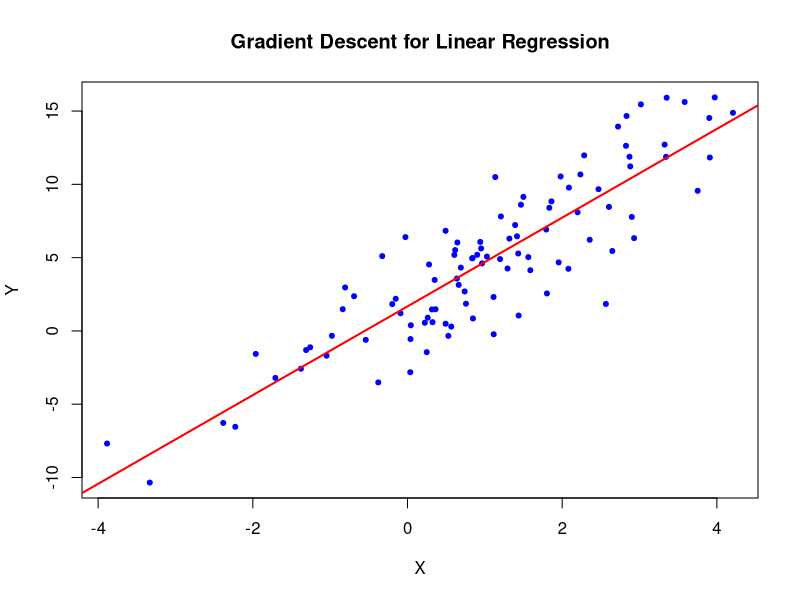
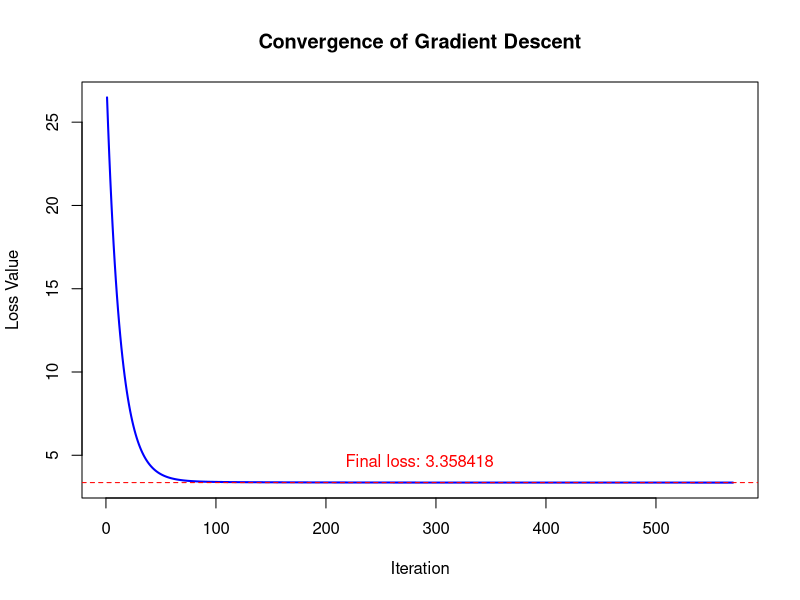
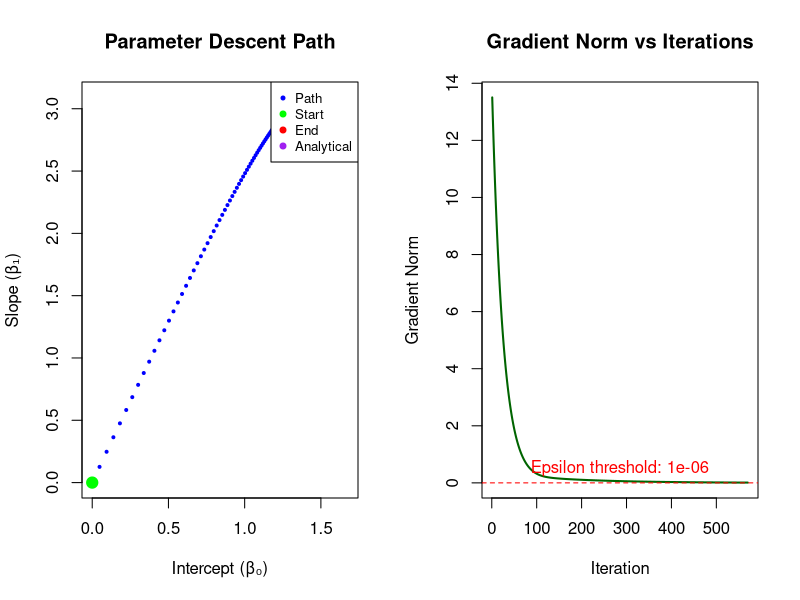

Generate these figures, in order, with R:
# Generate data
x <- rnorm(100, mean = 1, sd = 2^(1/2))
y <- rnorm(100, mean = 2+3*x, sd = 5^(1/2))
epsilon <- 1e-6

# Loss function as specified in the problem
f_0 <- function(beta, X, y, n) {
  1/(2*n) * sum((y - X %*% beta)^2)
}

# Gradient of the loss function
grad_f <- function(beta, X, y, n) {
  -1/n * t(X) %*% (y - X %*% beta)
}

# Gradient descent function
gradient_descent <- function(X, y, eta=0.01, epsilon=1e-6, max_iter=10000) {
  n <- length(y)
  
  # Initial point beta_0 = [0,0]
  beta <- matrix(c(0, 0), nrow=2)
  
  # Create design matrix X with intercept column
  X_mat <- cbind(1, X)
  
  # Track loss values
  loss_history <- c()
  
  # Track beta values (for visualization of descent path)
  beta_history <- matrix(0, nrow=max_iter, ncol=2)
  
  # Track gradient norms
  grad_norm_history <- c()
  
  for (i in 1:max_iter) {
    # Current loss
    current_loss <- f_0(beta, X_mat, y, n)
    loss_history <- c(loss_history, current_loss)
    
    # Store current beta
    beta_history[i,] <- t(beta)
    
    # Compute gradient
    gradient <- grad_f(beta, X_mat, y, n)
    
    # Compute gradient norm
    grad_norm <- sqrt(sum(gradient^2))
    grad_norm_history <- c(grad_norm_history, grad_norm)
    
    # Check convergence based on gradient norm
    if (grad_norm < epsilon) {
      cat("Converged after", i, "iterations (gradient norm < epsilon)\n")
      break
    }
    
    # Update beta
    beta_new <- beta - eta * gradient
    
    # Alternative convergence check based on loss difference
    if (i > 1) {
      if (abs(loss_history[i-1] - current_loss) < epsilon) {
        cat("Converged after", i, "iterations (loss difference < epsilon)\n")
        break
      }
    }
    
    beta <- beta_new
  }
  
  if (i == max_iter)
    cat("Maximum iterations reached\n")
  
  # Plot results
  plot(X, y, col="blue", pch=20, main="Gradient Descent for Linear Regression", 
       xlab="X", ylab="Y")
  abline(beta[1], beta[2], col="red", lwd=2)
  
  return(list(
    intercept = beta[1], 
    slope = beta[2], 
    iterations = i,
    loss = current_loss,
    loss_history = loss_history,
    beta_history = beta_history[1:i,],
    grad_norm_history = grad_norm_history
  ))
}

# Run gradient descent
set.seed(123) # For reproducibility
result <- gradient_descent(x, y)

# Print results
cat("Optimal parameters:\n")
cat("Intercept (β₀):", result$intercept, "\n")
cat("Slope (β₁):", result$slope, "\n")
cat("Final loss value:", result$loss, "\n")
cat("Number of iterations needed:", result$iterations, "\n")

# Compare with lm() function
lm_model <- lm(y ~ x)
cat("\nComparison with lm() function:\n")
cat("lm intercept:", coef(lm_model)[1], "\n")
cat("lm slope:", coef(lm_model)[2], "\n")

# Create convergence plot
par(mfrow=c(1,1))
plot(1:length(result$loss_history), result$loss_history, type="l", col="blue", 
     main="Convergence of Gradient Descent", 
     xlab="Iteration", ylab="Loss Value", 
     lwd=2)
# Add horizontal line at the final loss value
abline(h=result$loss, col="red", lty=2)
text(length(result$loss_history)/2, result$loss*1.1, 
     paste("Final loss:", round(result$loss, 6)), col="red", pos = 3)

# Analytical solution for comparison
X_mat <- cbind(1, x)
beta_analytical <- solve(t(X_mat) %*% X_mat) %*% t(X_mat) %*% y
analytical_loss <- f_0(beta_analytical, X_mat, y, length(y))

# Create a plot of the descent path
par(mfrow=c(1,2))

# Plot 1: Parameter path
plot(result$beta_history[,1], result$beta_history[,2], type="b", col="blue",
     xlab="Intercept (β₀)", ylab="Slope (β₁)", main="Parameter Descent Path",
     pch=20, cex=0.6)
points(result$beta_history[1,1], result$beta_history[1,2], col="green", pch=19, cex=1.5)  # Start
points(result$intercept, result$slope, col="red", pch=19, cex=1.5)  # End
points(beta_analytical[1], beta_analytical[2], col="purple", pch=19, cex=1.5)  # Analytical
legend("topright", legend=c("Path", "Start", "End", "Analytical"), 
       col=c("blue", "green", "red", "purple"), pch=c(20,19,19,19), cex=0.8)

# Plot 2: Gradient norm over iterations
plot(1:length(result$grad_norm_history), result$grad_norm_history, type="l", 
     col="darkgreen", xlab="Iteration", ylab="Gradient Norm", 
     main="Gradient Norm vs Iterations", lwd=2)
abline(h=epsilon, col="red", lty=2)
text(length(result$grad_norm_history)/2, epsilon*1.5, 
     paste("Epsilon threshold:", epsilon), col="red", pos=3)

cat("\n----- Gradient Descent Summary -----\n")
cat("Final solution:\n")
cat("β₀ =", result$intercept, "\n")
cat("β₁ =", result$slope, "\n")
cat("Iterations required:", result$iterations, "\n")
cat("Final loss value:", result$loss, "\n")
cat("\nComparison with analytical solution:\n")
cat("Analytical β₀ =", beta_analytical[1], "\n")
cat("Analytical β₁ =", beta_analytical[2], "\n")
cat("Analytical loss =", analytical_loss, "\n")

cat("\nObservations:\n")
cat("1. The gradient descent algorithm ", 
    ifelse(result$iterations < 10000, "converged successfully", "reached maximum iterations"),
    " after ", result$iterations, " iterations.\n", sep="")

cat("2. Error between gradient descent and analytical solution: ", 
    round(sqrt(sum((c(result$intercept, result$slope) - beta_analytical)^2)), 6), "\n")

cat("3. Learning rate (eta) was set to:", 0.01, "which is a key factor in convergence speed.\n")

cat("\nPotential difficulties with gradient descent:\n")
cat("- Learning rate selection: Too large may cause divergence, too small leads to slow convergence.\n")
cat("- Sensitivity to initial values and feature scaling.\n")
cat("- May struggle with ill-conditioned problems.\n")
cat("- Local minima issues in non-convex optimization problems (not applicable for linear regression).\n")